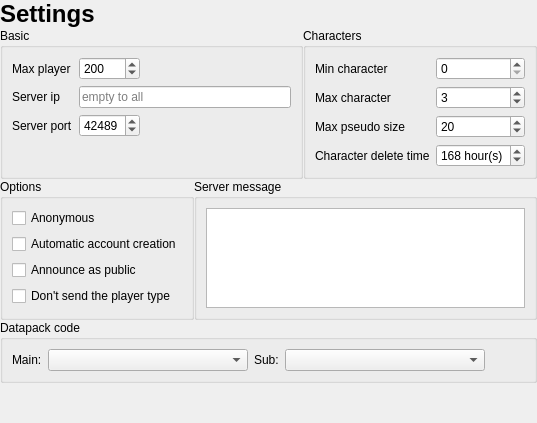
      <widget class="QWidget" name="pageSettings">
       <layout class="QVBoxLayout" name="settingsLayout">
        <property name="spacing">
         <number>0</number>
        </property>
        <property name="leftMargin">
         <number>0</number>
        </property>
        <property name="topMargin">
         <number>0</number>
        </property>
        <property name="rightMargin">
         <number>0</number>
        </property>
        <property name="bottomMargin">
         <number>0</number>
        </property>
        <item>
         <widget class="QLabel" name="settingsTitle">
          <property name="font">
           <font>
            <pointsize>18</pointsize>
            <bold>true</bold>
           </font>
          </property>
          <property name="text">
           <string>Settings</string>
          </property>
         </widget>
        </item>
        <item>
         <layout class="QHBoxLayout" name="settingsTopLayout">
          <item>
           <widget class="QGroupBox" name="settingsBasicGroup">
            <property name="title">
             <string>Basic</string>
            </property>
            <layout class="QFormLayout" name="settingsBasicForm">
             <property name="fieldGrowthPolicy">
              <enum>QFormLayout::FieldGrowthPolicy::ExpandingFieldsGrow</enum>
             </property>
             <item row="0" column="0">
              <widget class="QLabel" name="labelMaxPlayer">
               <property name="text">
                <string>Max player</string>
               </property>
              </widget>
             </item>
             <item row="0" column="1">
              <widget class="QSpinBox" name="maxPlayer">
               <property name="minimum">
                <number>10</number>
               </property>
               <property name="maximum">
                <number>65535</number>
               </property>
               <property name="value">
                <number>200</number>
               </property>
              </widget>
             </item>
             <item row="1" column="0">
              <widget class="QLabel" name="labelServerIp">
               <property name="text">
                <string>Server ip</string>
               </property>
              </widget>
             </item>
             <item row="1" column="1">
              <widget class="QLineEdit" name="serverIp">
               <property name="placeholderText">
                <string>empty to all</string>
               </property>
              </widget>
             </item>
             <item row="2" column="0">
              <widget class="QLabel" name="labelServerPort">
               <property name="text">
                <string>Server port</string>
               </property>
              </widget>
             </item>
             <item row="2" column="1">
              <widget class="QSpinBox" name="serverPort">
               <property name="minimum">
                <number>1</number>
               </property>
               <property name="maximum">
                <number>65535</number>
               </property>
               <property name="value">
                <number>42489</number>
               </property>
              </widget>
             </item>
            </layout>
           </widget>
          </item>
          <item>
           <widget class="QGroupBox" name="settingsCharGroup">
            <property name="title">
             <string>Characters</string>
            </property>
            <layout class="QFormLayout" name="settingsCharForm">
             <item row="0" column="0">
              <widget class="QLabel" name="labelMinChar">
               <property name="text">
                <string>Min character</string>
               </property>
              </widget>
             </item>
             <item row="0" column="1">
              <widget class="QSpinBox" name="minCharacter"/>
             </item>
             <item row="1" column="0">
              <widget class="QLabel" name="labelMaxChar">
               <property name="text">
                <string>Max character</string>
               </property>
              </widget>
             </item>
             <item row="1" column="1">
              <widget class="QSpinBox" name="maxCharacter">
               <property name="value">
                <number>3</number>
               </property>
              </widget>
             </item>
             <item row="2" column="0">
              <widget class="QLabel" name="labelMaxPseudo">
               <property name="text">
                <string>Max pseudo size</string>
               </property>
              </widget>
             </item>
             <item row="2" column="1">
              <widget class="QSpinBox" name="maxPseudoSize">
               <property name="minimum">
                <number>1</number>
               </property>
               <property name="value">
                <number>20</number>
               </property>
              </widget>
             </item>
             <item row="3" column="0">
              <widget class="QLabel" name="labelDeleteTime">
               <property name="text">
                <string>Character delete time</string>
               </property>
              </widget>
             </item>
             <item row="3" column="1">
              <widget class="QSpinBox" name="characterDeleteTime">
               <property name="suffix">
                <string> hour(s)</string>
               </property>
               <property name="minimum">
                <number>1</number>
               </property>
               <property name="maximum">
                <number>999</number>
               </property>
               <property name="value">
                <number>168</number>
               </property>
              </widget>
             </item>
            </layout>
           </widget>
          </item>
         </layout>
        </item>
        <item>
         <layout class="QHBoxLayout" name="settingsMidLayout">
          <item>
           <widget class="QGroupBox" name="settingsOptionsGroup">
            <property name="title">
             <string>Options</string>
            </property>
            <layout class="QVBoxLayout" name="settingsOptionsLayout">
             <item>
              <widget class="QCheckBox" name="anonymous">
               <property name="text">
                <string>Anonymous</string>
               </property>
              </widget>
             </item>
             <item>
              <widget class="QCheckBox" name="autoAccountCreation">
               <property name="text">
                <string>Automatic account creation</string>
               </property>
              </widget>
             </item>
             <item>
              <widget class="QCheckBox" name="announcePublic">
               <property name="text">
                <string>Announce as public</string>
               </property>
              </widget>
             </item>
             <item>
              <widget class="QCheckBox" name="dontSendPlayerType">
               <property name="text">
                <string>Don't send the player type</string>
               </property>
              </widget>
             </item>
            </layout>
           </widget>
          </item>
          <item>
           <widget class="QGroupBox" name="settingsMsgGroup">
            <property name="title">
             <string>Server message</string>
            </property>
            <layout class="QVBoxLayout" name="settingsMsgLayout">
             <item>
              <widget class="QPlainTextEdit" name="serverMessage">
               <property name="maximumSize">
                <size>
                 <width>16777215</width>
                 <height>100</height>
                </size>
               </property>
              </widget>
             </item>
            </layout>
           </widget>
          </item>
         </layout>
        </item>
        <item>
         <widget class="QGroupBox" name="settingsDatapackGroup">
          <property name="title">
           <string>Datapack code</string>
          </property>
          <layout class="QHBoxLayout" name="settingsDatapackLayout">
           <item>
            <widget class="QLabel" name="labelDatapackMain">
             <property name="text">
              <string>Main:</string>
             </property>
            </widget>
           </item>
           <item>
            <widget class="QComboBox" name="datapackMain">
             <property name="minimumSize">
              <size>
               <width>200</width>
               <height>0</height>
              </size>
             </property>
            </widget>
           </item>
           <item>
            <widget class="QLabel" name="labelDatapackSub">
             <property name="text">
              <string>Sub:</string>
             </property>
            </widget>
           </item>
           <item>
            <widget class="QComboBox" name="datapackSub">
             <property name="minimumSize">
              <size>
               <width>200</width>
               <height>0</height>
              </size>
             </property>
            </widget>
           </item>
           <item>
            <spacer name="datapackSpacer">
             <property name="orientation">
              <enum>Qt::Orientation::Horizontal</enum>
             </property>
             <property name="sizeHint" stdset="0">
              <size>
               <width>40</width>
               <height>20</height>
              </size>
             </property>
            </spacer>
           </item>
          </layout>
         </widget>
        </item>
        <item>
         <spacer name="settingsSpacer">
          <property name="orientation">
           <enum>Qt::Orientation::Vertical</enum>
          </property>
          <property name="sizeHint" stdset="0">
           <size>
            <width>20</width>
            <height>40</height>
           </size>
          </property>
         </spacer>
        </item>
       </layout>
      </widget>
